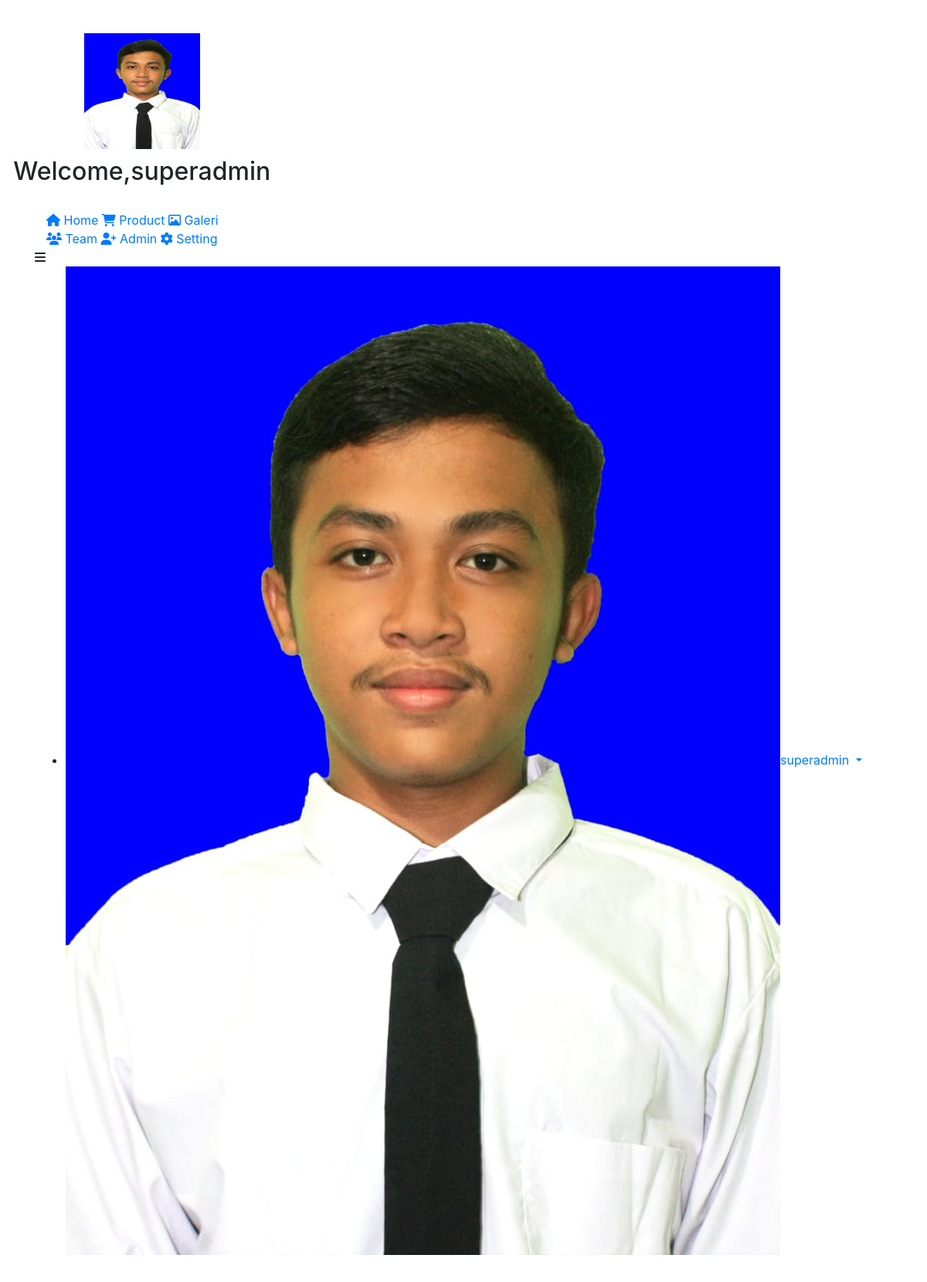
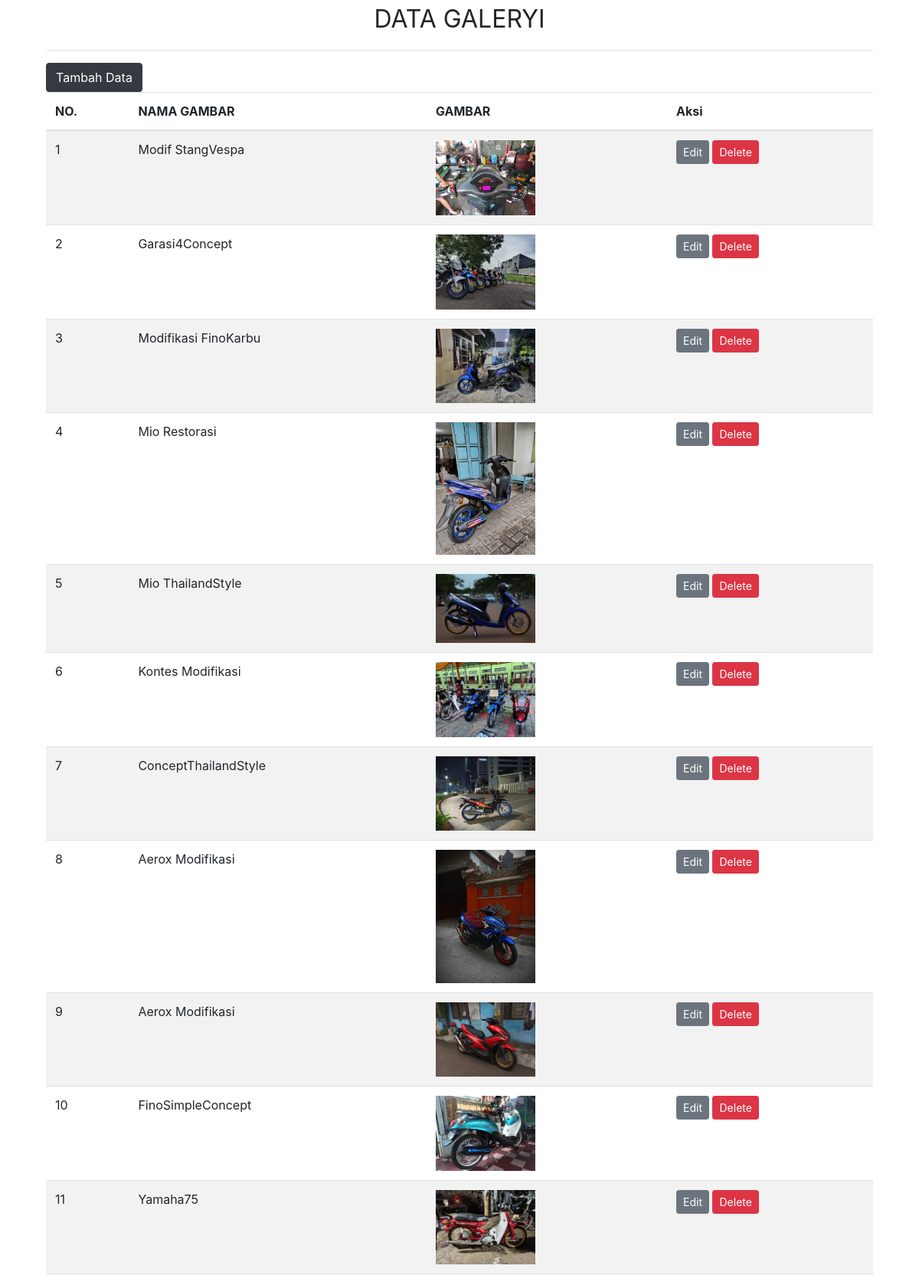
Screenshot of /adminweb/index.php?page=tampil_galeri (signed in, upper part) with the database file from the repository (2 pictures, top to bottom).
### tables this page shows
CREATE TABLE `gambar` (
  `id_galeri` varchar(8) NOT NULL,
  `nama_gambar` text NOT NULL,
  `judul` varchar(20) NOT NULL
);

### adminweb/security.php (called while the page is built)
<?php
if (isset($_SESSION['data_admin']) || isset($_SESSION['data_admin_super'])) {
        if (isset($_SESSION['data_admin'])) {
                $akun = $_SESSION['data_admin'];
                $admin = mysqli_fetch_array(mysqli_query($conect, "SELECT * FROM tb_admin where email_admin='$akun'"));
        } else {
                $akun = $_SESSION['data_admin_super'];
                $admin = mysqli_fetch_array(mysqli_query($conect, "SELECT * FROM tb_admin where email_admin='$akun' AND level_admin='Super Admin'"));
        }
} else {
        header('location:logout.php');
}

### adminweb/module/module_galeri/tampil.php (the view, shortened to what this page needs)
<?php
include('../../koneksi.php');
?>
<div class="container" style="margin-top:20px">
	<center>
		<font size="6">DATA GALERYI</font>
	</center>
	<hr>
	<a href="index.php?page=tambah_galeri"><button class="btn btn-dark right">Tambah Data</button></a>
	<div class="table-responsive">
		<table class="table table-striped jambo_table bulk_action">
			<thead>
				<tr>
					<th>NO.</th>
					<th>NAMA GAMBAR</th>
					<th>GAMBAR</th>
					<th>Aksi</th>
				</tr>
			</thead>
			<tbody>
				<?php
				$sql = mysqli_query($conect, "SELECT * FROM gambar") or die(mysqli_error($conect));
				if (mysqli_num_rows($sql) > 0) {
					$no = 1;
					while ($data = mysqli_fetch_assoc($sql)) {
						echo '
						<tr>
							<td>' . $no . '</td>
							<td>' . $data['judul'] . '</td>
							<td>' . '
							<img src="assets/images/galeri/' . $data['nama_gambar'] . '" alt="' . $data['nama_gambar'] . '" style="width: 130px" />
							</td>
							<td>
								<a href="index.php?page=edit_galeri&id=' . $data['id_galeri'] . '" class="btn btn-secondary btn-sm">Edit</a>
								<a href="module/module_galeri/delete.php?id=' . $data['id_galeri'] . '" class="btn btn-danger btn-sm" onclick="return confirm(\'Yakin ingin menghapus data ini?\')">Delete</a>
							</td>
						</tr>
						';
						$no++;
					}
				} else {
					echo '
					<tr>
						<td colspan="8">Tidak ada data.</td>
					</tr>
					';
				}
				?>
		</table>
	</div>
</div>

### adminweb/index.php (shortened to what this page needs)
<?php
include('setting_metatag.php');
include('security.php');
?>
<body class="nav-md">
  <div class="container body">
    <div class="main_container">
      <div class="col-md-3 left_col">
        <div class="left_col scroll-view">
          <div class="navbar nav_title" style="border: 0;">
            <center>
              <a href="index.php"><span>
                  <font size="4.95" color="white" face="Helvetica Neue">GARASI4CONCEPT</font>
              </a></span>
            </center>
          </div>
          <div class="col profile clearfix">
            <div class="row ">
              <div class="col d-lg-flex justify-content-lg-center align-items-lg-center"><img alt="<?= $admin['foto_admin'] ?>" class="img-circle d-lg-flex justify-content-lg-center align-items-lg-center" src="assets/images/admin/<?= $admin['foto_admin'] ?>" style=" width: 150px;height: 150px;" /></div>
            </div>
            <div class="row " style="margin-top: 10px;">
              <div class="col d-lg-flex justify-content-lg-center align-items-lg-center">
                <h2>Welcome,</h2>
                <h2><?= $admin['nama_admin'] ?></h2>
              </div>
            </div>
          </div>
          <br />
          <?php
          include('setting_navbar.php')
          ?>
        </div>
      </div>
      <div class=" top_nav">
        <div class="nav_menu">
          <div class="nav toggle">
            <a id="menu_toggle"><i class="fa fa-bars"></i></a>
          </div>
          <nav class="nav navbar-nav">
            <ul class=" navbar-right">
              <li class="nav-item dropdown open">
                <a href="#" class="user-profile dropdown-toggle" aria-haspopup="true" id="navbarDropdown" data-toggle="dropdown" aria-expanded="false">
                  <img src="assets/images/admin/<?= $admin['foto_admin'] ?>" alt=""><?= $admin['nama_admin'] ?>
                </a>
              </li>
            </ul>
          </nav>
        </div>
      </div>
      <div class="right_col" role="main">
        <?php
        $queries = array();
        parse_str($_SERVER['QUERY_STRING'], $queries);
        switch ($queries['page']) {
          case 'tampil_galeri':
            include 'module/module_galeri/tampil.php';
            break;
        }
        ?>
      </div>
      <?php
      include('setting_footer.php')
      ?>

### rows the page displays
gambar: judul "Modif StangVespa", nama_gambar (picture)
gambar: judul "Garasi4Concept", nama_gambar (picture)
gambar: judul "Modifikasi FinoKarbu", nama_gambar (picture)
gambar: judul "Mio Restorasi", nama_gambar (picture)
gambar: judul "Mio ThailandStyle", nama_gambar (picture)
gambar: judul "Kontes Modifikasi", nama_gambar (picture)
gambar: judul "ConceptThailandStyle", nama_gambar (picture)
gambar: judul "Aerox Modifikasi", nama_gambar (picture)
gambar: judul "Aerox Modifikasi", nama_gambar (picture)
gambar: judul "FinoSimpleConcept", nama_gambar (picture)
gambar: judul "Yamaha75", nama_gambar (picture)

### other values shown
$admin['nama_admin'] "superadmin"
